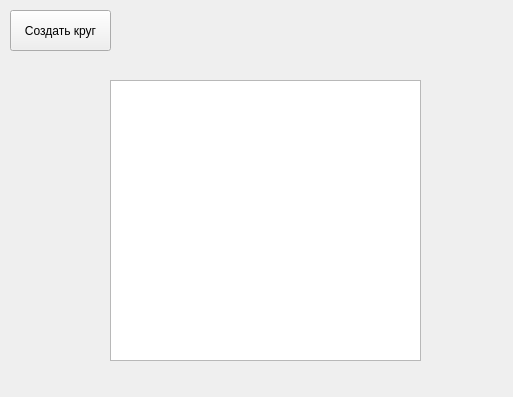
<?xml version="1.0" encoding="UTF-8"?>
<ui version="4.0">
 <class>Form</class>
 <widget class="QWidget" name="Form">
  <property name="geometry">
   <rect>
    <x>0</x>
    <y>0</y>
    <width>513</width>
    <height>397</height>
   </rect>
  </property>
  <property name="windowTitle">
   <string>Form</string>
  </property>
  <widget class="QPushButton" name="button">
   <property name="geometry">
    <rect>
     <x>10</x>
     <y>10</y>
     <width>101</width>
     <height>41</height>
    </rect>
   </property>
   <property name="text">
    <string>Создать круг</string>
   </property>
  </widget>
  <widget class="QGraphicsView" name="view">
   <property name="geometry">
    <rect>
     <x>110</x>
     <y>80</y>
     <width>311</width>
     <height>281</height>
    </rect>
   </property>
  </widget>
 </widget>
 <resources/>
 <connections/>
</ui>
